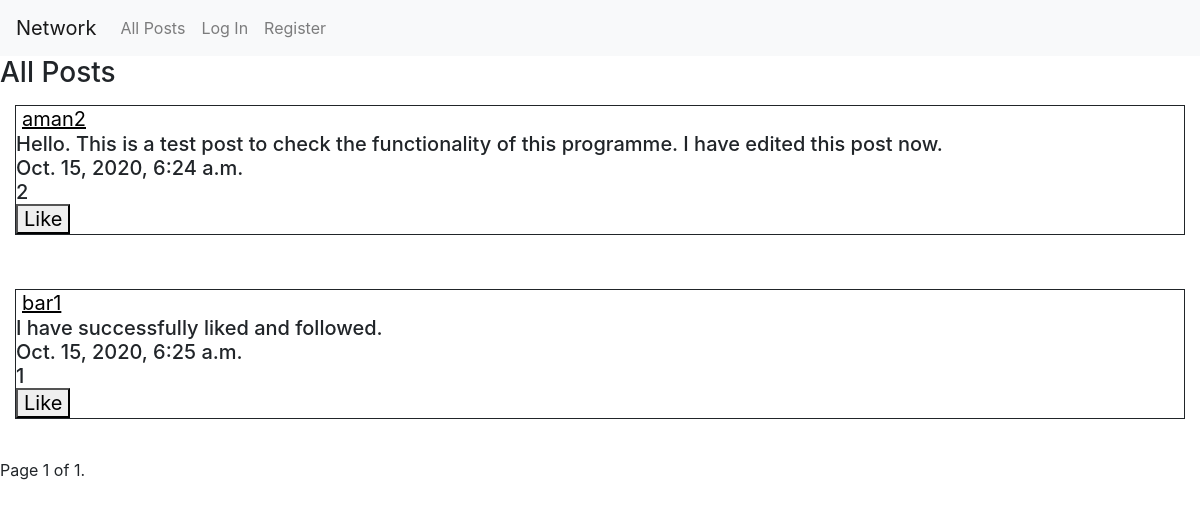
The page / on the database its author committed.
### network/models.py (models this page shows, shortened)
class Post(models.Model):
    user = models.ForeignKey("User", on_delete=models.CASCADE, related_name="posts")
    content = models.TextField(blank=True)
    timestamp = models.DateTimeField(auto_now_add=True)
    likes = models.IntegerField()

class User(AbstractUser):
    pass

### network/views.py (the view)
# urls.py: path("", views.index, name="index"),
def index(request):
    all_posts = Post.objects.all().reverse()
    paginator = Paginator(all_posts, 10)
    page_number = request.GET.get('page')
    page_obj = paginator.get_page(page_number)
    return render(request, "network/index.html", {
            "all_posts": all_posts,
            "page_obj": page_obj
        })

### network/templates/network/index.html (shortened to what this page needs)
{% extends "network/layout.html" %}
{% block body %}
<form action="{% url 'new_post' %}" method="post">
    <div id="all-posts-head">
        <h3>All Posts</h3>
        <form action="{% url 'profile' %}" method="GET">
        {% for item in page_obj %}
        <h5 style="border-style: solid;margin: 15px;border-width: thin;">
            <div>
                <input type="submit" name="user" value="{{ item.user }}" style="background:none; border-width:0px; color:black; text-decoration:underline;" />
            </div>
            <div id="post_{{ item.id }}"> {{ item.content }}</div>
            <div>{{ item.timestamp }}</div>
            <div id="numlikes_{{ item.id }}">{{ item.likes }} </div>
            <button type="button" id="{{ item.id }}" onclick='like_post(this.id)'>Like</button><br>
        </h5>
        <br>
        {% endfor %}
        </form>
<div class="pagination">
    <span class="step-links">
        <span class="current">
            Page {{ page_obj.number }} of {{ page_obj.paginator.num_pages }}.
        </span>
    </span>
</div>
        </div>
{% endblock %}

### network/templates/network/layout.html (shortened to what this page needs)
{% load static %}
<!DOCTYPE html>
<html lang="en">
    <head>
        <link rel="stylesheet" href="https://stackpath.bootstrapcdn.com/bootstrap/4.4.1/css/bootstrap.min.css">
        <link href="{% static 'network/styles.css' %}" rel="stylesheet">
    </head>
    <body>
        <nav class="navbar navbar-expand-lg navbar-light bg-light">
            <a class="navbar-brand" href="#">Network</a>
            <div>
              <ul class="navbar-nav mr-auto">
                <li class="nav-item">
                  <a class="nav-link" href="{% url 'index' %}" id="all-posts">All Posts</a>
                </li>
                {% if user.is_authenticated %}
                    <li class="nav-item">
                        <a class="nav-link" href="{% url 'following' %}" id='following'>Following</a>
                    </li>
                    <li class="nav-item">
                        <a class="nav-link" href="{% url 'logout' %}">Log Out</a>
                    </li>
                {% else %}
                    <li class="nav-item">
                        <a class="nav-link" href="{% url 'login' %}">Log In</a>
                    </li>
                    <li class="nav-item">
                        <a class="nav-link" href="{% url 'register' %}">Register</a>
                    </li>
                {% endif %}
              </ul>
            </div>
          </nav>
        <div class="body">
            {% block body %}
            {% endblock %}
        </div>
    </body>
</html>

### rows shown on the page
Post: user "aman2", content "Hello. This is a test post to check the functionality of this programme. I have edited this post now.", timestamp "Oct. 15, 2020, 6:24 a.m.", likes "2"
Post: user "bar1", content "I have successfully liked and followed.", timestamp "Oct. 15, 2020, 6:25 a.m.", likes "1"

### other values the page prints
{{ page_obj.number }} "1"
{{ page_obj.paginator.num_pages }} "1"
